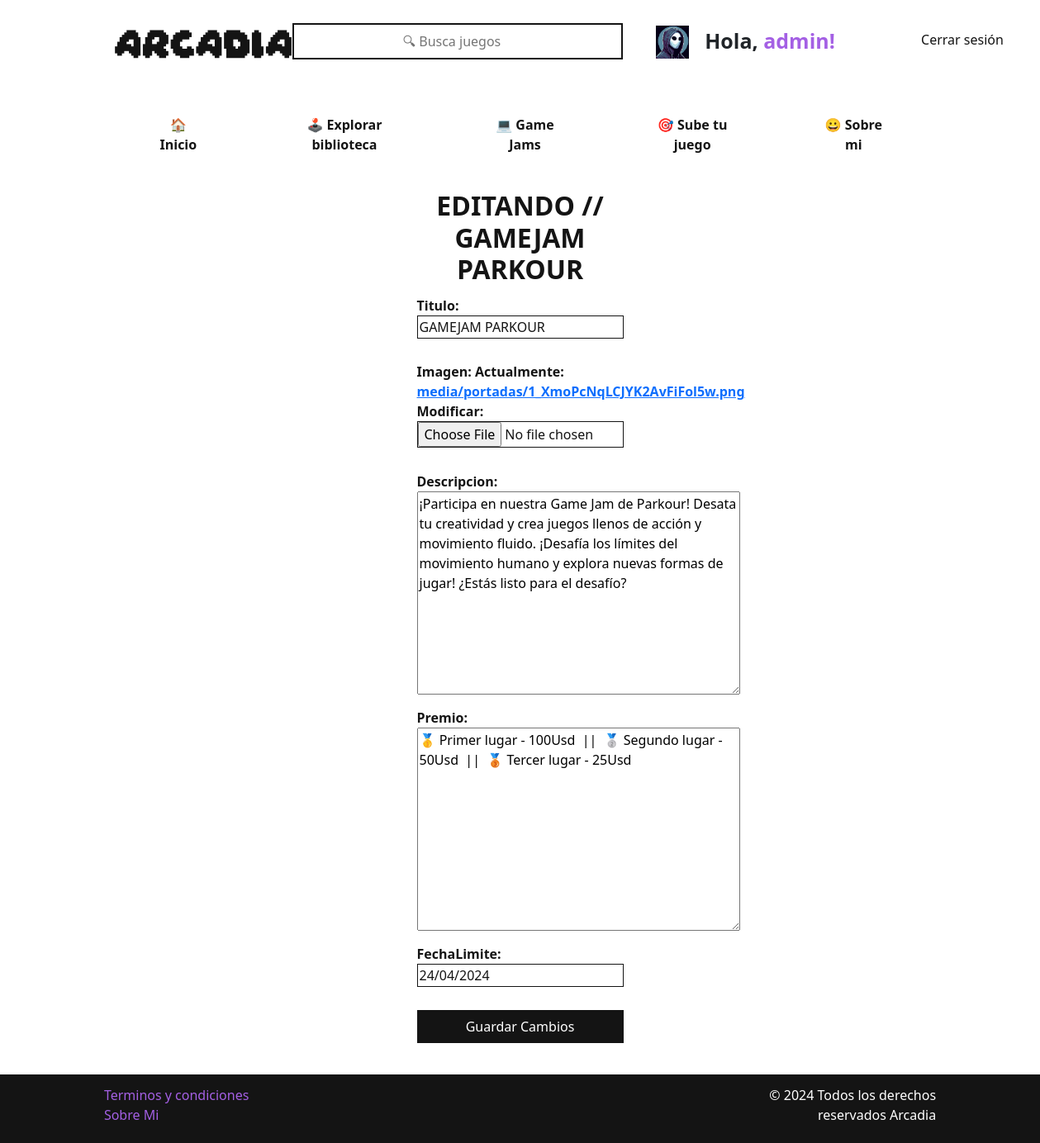
The page /editarjam/1/ (signed in) on the database its author committed.
### accounts/models.py (models this page shows, shortened)
class UserProfile(models.Model):
    user = models.OneToOneField(User, on_delete=models.CASCADE)
    avatar = models.ImageField(upload_to="media/avatars/", default="media/avatars/arcadiaAvatar.jpg")

### store/models.py (models this page shows, shortened)
class GameJam(models.Model):
    titulo = models.CharField(max_length=50)
    imagen = models.ImageField(upload_to="media/portadas/", default="arcadiaCover.png")
    descripcion = models.TextField()
    premio = models.TextField()
    fechaLimite = models.DateField()

### store/views.py (the view)
# urls.py: path("editarjam/<int:pk>/", editarJam.as_view(), name="editarJam"),
class editarJam(UpdateView):
    model = GameJam
    form_class = GameJamForm
    template_name = "store/editarJam.html"
    success_url = "/gamejams/"

### store/forms.py
class GameJamForm(forms.ModelForm):
    class Meta:
        model = GameJam
        fields = "__all__"
    def __init__(self, *args, **kwargs):
        super(GameJamForm, self).__init__(*args, **kwargs)
        self.fields["fechaLimite"].widget.attrs["class"] = "datepicker"

### store/templates/store/editarJam.html (shortened to what this page needs)
{% extends 'layout.html' %}
{% block contenido %}
<form method="POST" class="formulario2">
    <h2 class="tituloFormulario">EDITANDO // {{ gamejam.titulo }}</h2>
    {{ form.as_p }}
    <button class="botonFormulario" type="submit">Guardar Cambios</button>
</form>
{% endblock contenido %}

### store/templates/layout.html (shortened to what this page needs)
<!DOCTYPE html>
<html lang="en">
<head>
    <link href="https://cdn.jsdelivr.net/npm/bootstrap@5.3.3/dist/css/bootstrap.min.css" rel="stylesheet"
>
    {% load static %}
    <link href="{% static  'css/styles.css' %}" rel="stylesheet" />
</head>
<body>
    <div class="margen">
        <nav class="navbar navbar-expand-lg bg-transparent">
            <div class="container-fluid">
                <h6 class="arcadia" href="/">ARCADIA</h6>
                <div class="collapse navbar-collapse" id="navbarSupportedContent">
                    <form class="d-flex" role="search" action="{% url 'buscarJuego' %}" method="get">
                        <input class="busqueda" type="search" placeholder="🔍︎ Busca juegos" name="buscar">
                    </form>
                </div>
                <div class="collapse navbar-collapse" id="navbarSupportedContent">
                    {% if user.is_authenticated %}
                    <div class="infoUsuario">
                        <div>
                            {% if request.user.userprofile.avatar %}
                            <img class="avatar" src="{{ request.user.userprofile.avatar.url }}">
                            {% else %}
                            <img class="avatar" src="{% static 'images/arcadiaAvatar.jpg' %}" alt="Imagen alternativa">
                            {% endif %}
                        </div>
                        <div>
                            <p class="usuarioTexto">Hola, <a class="usuarioLink" href="/config">{{ user.username }}!</a>
                        </div>
                        <div class="logoutLink"">
                            <a href=" /logout" class="cerrarSesion">Cerrar sesión</a></p>
                        </div>
                    </div>
                    {% else %}
                    <form class="d-flex" role="search">
                        <a href="/login" class="boton">Iniciar sesión</a>
                        <a href="/registro" class="boton2">Unirse</a>
                    </form>
                    {% endif %}
                </div>
            </div>
        </nav>
        <nav class="navegacion">
            <a class="nav" href="/">🏠 Inicio</a>
            <a class="nav" href="/explorar">🕹️ Explorar biblioteca</a>
            <a class="nav" href="/gamejams">💻 Game Jams</a>
            {% if user.is_authenticated %}
            <a class="nav" href="/subir"">🎯 Sube tu juego</a>
            {% else %}
            <a class=" nav" href="/registro">🎯 Sube tu juego</a>
            {% endif %}
            <a class="nav" href="/sobremi">😀 Sobre mi</a>
        </nav>
        <span class="efecto">
            {% block contenido %}
            {% endblock contenido %}
        </span>
    </div>
    <footer>
        <div class="footer">
            <div>
                <a class="linkCrud2" style="font-weight: normal;" href="/tym/">Terminos y condiciones</a> <br><a
                    class="linkCrud2" style="font-weight: normal;" href="/sobremi/">Sobre Mi</a>
            </div>
            <div>
                <p style="text-align: end;">© 2024 Todos los derechos <br>reservados Arcadia</p>
            </div>
        </div>
    </footer>
</body>
</html>

### store/static/css/styles.css (style rules this page uses)
body { background-color: #ffffff; font-family:system-ui, -apple-system, BlinkMacSystemFont, 'Segoe UI', Roboto, Oxygen, Ubuntu, Cantarell, 'Open Sans', 'Helvetica Neue', sans-serif; }
.arcadia { font-family: Pixel, sans-serif; text-decoration: none; font-style: normal; color: #141414; font-size: 30px; transition: all 0.2s; }
.margen { margin: 0% 10%; }
.efecto { margin: 0% 10%; animation: fadeIn 1s; animation: fadeOut 1s; }
.busqueda { outline: none; text-align: center; border-style: solid; border-color: #141414; width: 400px; padding: 5% 3%; height: 40px; margin: 5% 0%; }
.navegacion { display: flex; justify-content: space-around; padding: 1%; margin-bottom: 1%; }
.nav { font-weight: bold; text-decoration: none; font-style: normal; background-color: transparent; color: #141414; text-align: center; padding: 10px 50px; transition: all 0.2s; border: transparent; border-style: solid; }
.usuarioTexto { font-weight: bold; font-size: 25px; margin-left: -60px; }
.usuarioLink { font-weight: bold; text-decoration: none; color: rgb(164, 96, 228); transition: all 0.2s; }
.cerrarSesion { color: #141414; text-decoration: none; transition: all 0.2s; }
.logoutLink { margin-left: 5%; margin-top: 5px; }
.infoUsuario { display: flex; justify-content: space-around; width:500px; }
.avatar { width: 40px; height: 40px; margin-bottom: 10px; }
.botonFormulario { background-color: #141414; color: #ffffff; text-align: center; border: 0px; margin: 5% auto; padding: 1% 10%; width: 250px; height: 40px; transition: all 0.2s; border: transparent; border-style: solid; text-decoration: none; display: block; }
.tituloFormulario { margin: 5% auto; font-weight: bold; text-align: center; }
.formulario2 { color: #141414; text-align: start; display: block; width: 250px; font-weight: bold; margin: 2% auto; }
.formulario2 input { color: #141414; width: 250px; border: 1px solid #141414; margin-bottom: 5%; }
.linkCrud2 { text-decoration: none; color: rgb(164, 96, 228); transition: all 0.2s; font-weight: bold; }
.footer { background-color: #141414; margin-top: 3%; padding: 1% 10% 0.5% 10%; color: #ffffff; display: flex; justify-content: space-between; }

### rows shown on the page
GameJam: titulo "GAMEJAM PARKOUR", descripcion "¡Participa en nuestra Game Jam de Parkour! Desata tu creatividad y crea juegos llenos de acción y movimiento fluido. ¡Desafía los límites del movimiento humano y explora nuevas formas de jugar! ¿Estás listo para el desafío?", premio "🥇 Primer lugar - 100Usd || 🥈 Segundo lugar - 50Usd || 🥉 Tercer lugar - 25Usd", fechaLimite "24/04/2024"

### other values the page prints
{{ user.username }} "admin"
